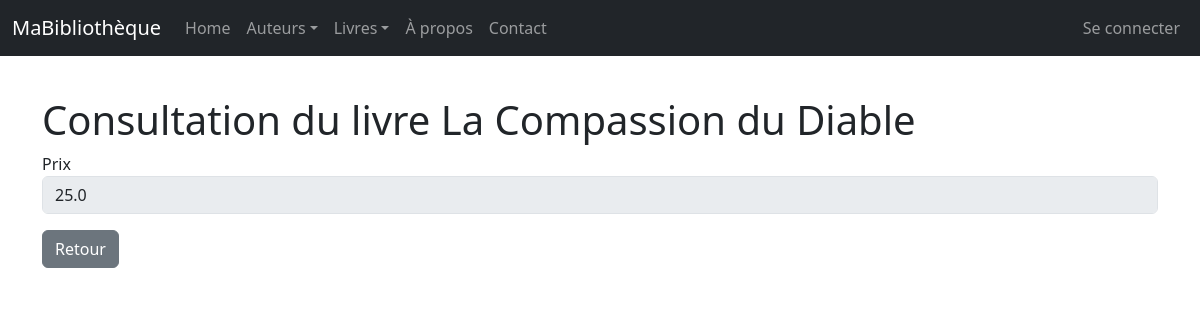
/livres/1/view/, run on an earlier commit of the app's database.
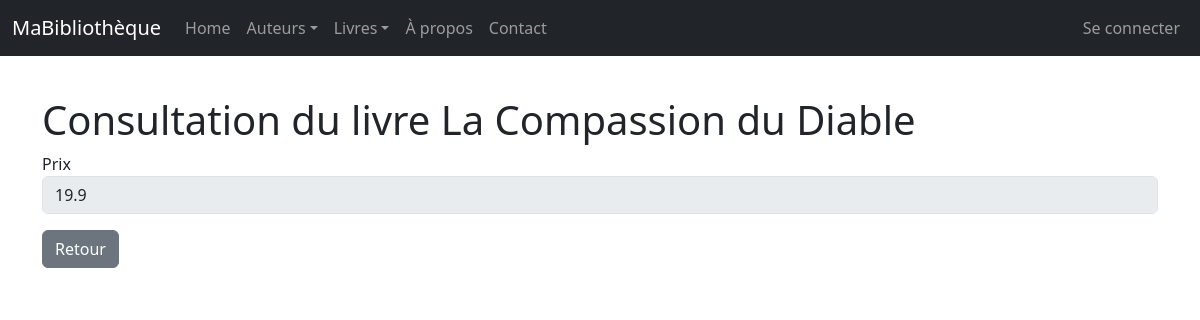
And on a later commit of the database.
### monApp/models.py (models this page shows, shortened)
class Livre(db.Model):
    idL = db.Column(db.Integer,primary_key=True)
    Prix = db.Column(db.Float)
    Titre = db.Column(db.String(255))
    Url = db.Column(db.String(255))
    Img = db.Column(db.String(255))
    auteur_id = db.Column(db.Integer,db.ForeignKey("auteur.idA"))
    auteur = db.relationship("Auteur",backref =db.backref("livres",lazy="dynamic"))

### monApp/views.py (the view)
@app.route('/livres/<idL>/view/')
def viewLivre(idL):
    unLivre = Livre.query.get(idL)
    unForm = FormLivre (idL=unLivre.idL , Prix=unLivre.Prix)
    return render_template("livres_view.html",selectedLivre=unLivre, viewForm=unForm)

### monApp/forms.py
class FormLivre(FlaskForm):
    idL = HiddenField('idL')
    Titre = StringField('Titre', validators=[DataRequired(message="Le titre est obligatoire.")])
    Prix = FloatField('Prix', validators=[DataRequired(message="Le prix est obligatoire.")])
    Url = StringField('URL externe')
    Img = StringField("URL de l'image")
    auteur_id = SelectField('Auteur', coerce=int, validators=[DataRequired()])

### monApp/templates/livres_view.html (shortened to what this page needs)
{% extends "base.html" %}
{% block main %}
<h1 >Consultation du livre {{ selectedLivre.Titre }}</h1>
<form role="form" method="POST" action="">
    <div class="form-group mb-3">
        {{ viewForm.Prix.label }}
        {{ viewForm.Prix(size=50, disabled=True, class_="form-control") }}
    </div>
    <a href="{{ url_for('getLivres') }}" class="btn btn-secondary">Retour</a>
</form >
{% endblock %}

What changed in the data, as far as the page shows it:
changed Livre "La Compassion du Diable": Prix "25.0" → "19.9"
